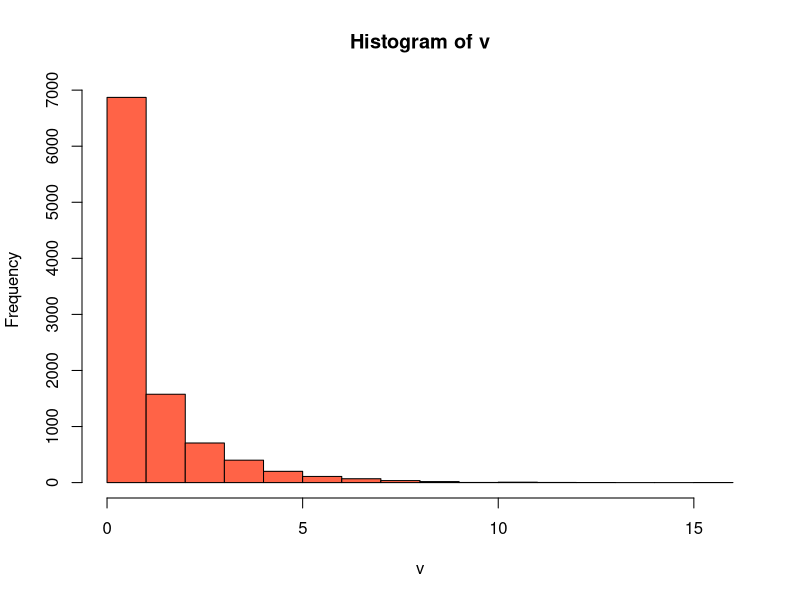
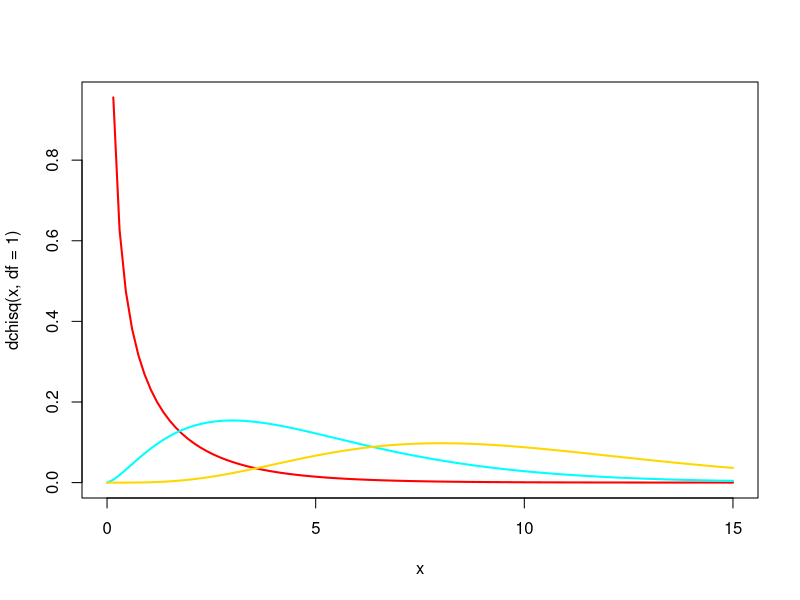

R code for these plots, in order:
v <- rchisq(n = 10000, df = 1)
hist(v, col = 'tomato')

x <-  seq(0, 15, length = 200)
curve(dchisq(x, df = 1), 0, 15,
      col  = 'red',
      lwd = 2,
      lty = 1,)

curve(dchisq(x, df = 5), 0, 15,
      col  = 'cyan',
      lwd = 2,
      lty = 1,
      add = T)

curve(dchisq(x, df = 10), 0, 15,
      col  = 'gold',
      lwd = 2,
      lty = 1,
      add = T)

qchisq(p =0.95, df = 1)
pchisq(q = 2.5, df = 1)
pchisq(q = 3.841459, df = 1)
pchisq(q = 5, df = 1, lower.tail = F)

# 카이스퀘어 검정 따라가기

mt <-  matrix(c(1443, 151, 47, 1781, 312, 135), nrow = 3)
mt

df <-  data.frame(mt)
colnames(df) <- c("With", "Withdout")
rownames(df) <- c("경상", "중상", "사망")
df
str(df)

oij <- c(1443, 1781, 151, 312, 47, 135)
eij <- c(1367, 1855.9, 196.9, 267.4, 77.1, 104.7)
cs.value <- sum((oij -eij)^2 / eij)
cs.value
